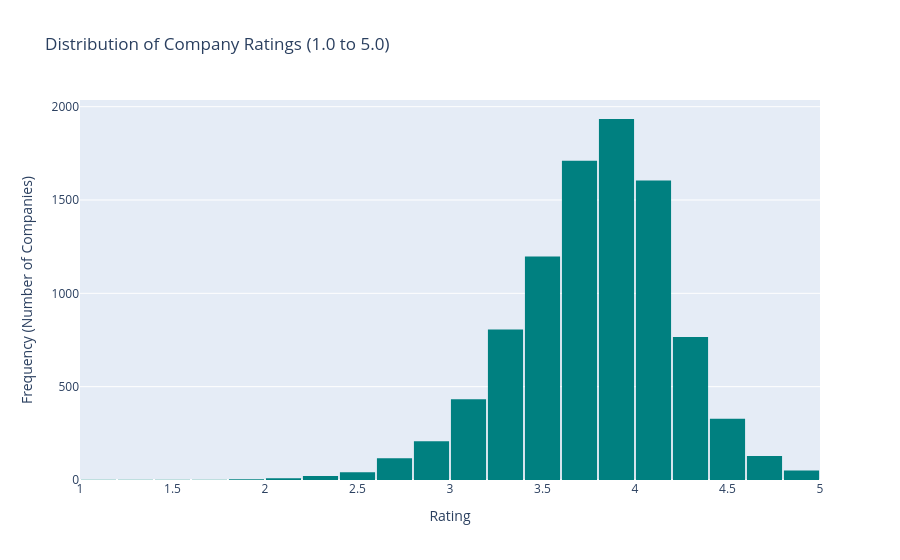

The notebook cell this image was saved under:
### Code cell
fig = px.histogram(df,x='rating',nbins=20,title='Distribution of Company Ratings (1.0 to 5.0)',color_discrete_sequence=['teal'],)
fig.update_layout(xaxis_title='Rating',yaxis_title='Frequency (Number of Companies)',bargap=0.05)
fig.show()

### Figure 1 — Plotly figure (JSON) as saved in the notebook; plotly's stock layout.template omitted (floating-point values rounded to 4 significant figures; data arrays with more than 128 entries replaced by an {"elided": "..."} marker saying what was removed)
{"data": [{"bingroup": "x", "hovertemplate": "rating=%{x}<br>count=%{y}<extra></extra>", "legendgroup": "", "marker": {"color": "teal", "pattern": {"shape": ""}}, "name": "", "nbinsx": 20, "orientation": "v", "showlegend": false, "type": "histogram", "x": {"elided": "9366 float values"}, "xaxis": "x", "yaxis": "y"}], "layout": {"bargap": 0.05, "barmode": "relative", "legend": {"tracegroupgap": 0}, "title": {"text": "Distribution of Company Ratings (1.0 to 5.0)"}, "xaxis": {"anchor": "y", "domain": [0, 1], "title": {"text": "Rating"}}, "yaxis": {"anchor": "x", "domain": [0, 1], "title": {"text": "Frequency (Number of Companies)"}}}}
